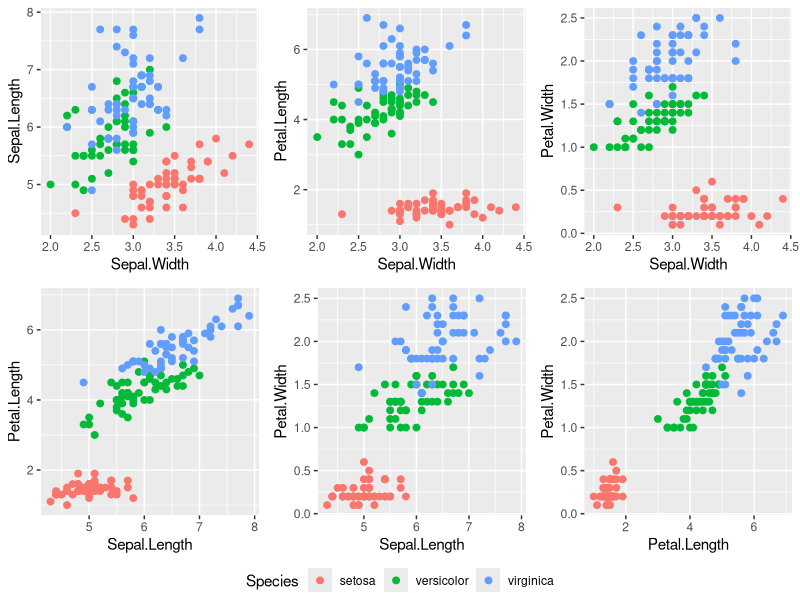
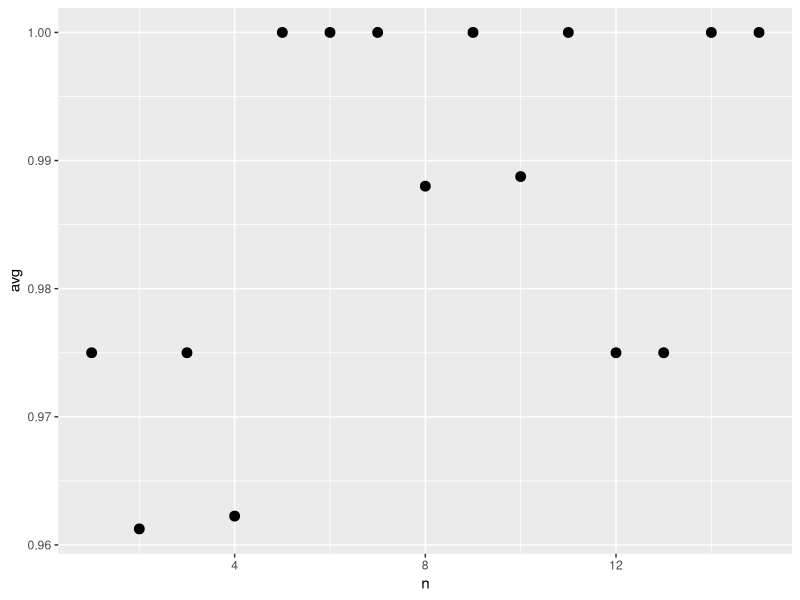

Write R code to recreate these figures, in order.
## ---- chunk 1

library(class)
library(caret)
library(plyr)
library(ggpubr)
library(ggplot2)
library(dplyr)


Iris.data <- iris

head(Iris.data)
str(Iris.data)

ggarrange(
  ggplot(Iris.data, aes(Sepal.Width, Sepal.Length, col = Species))+
    geom_point(size = 2)+
    theme(legend.position = "none"),
  ggplot(Iris.data, aes(Sepal.Width, Petal.Length, col = Species))+
    geom_point(size = 2)+
    theme(legend.position = "none"),
  ggplot(Iris.data, aes(Sepal.Width, Petal.Width, col = Species))+
    geom_point(size = 2)+
    theme(legend.position = "none"),
  ggplot(Iris.data, aes(Sepal.Length, Petal.Length, col = Species))+
    geom_point(size = 2)+
    theme(legend.position = "none"),
  ggplot(Iris.data, aes(Sepal.Length, Petal.Width, col = Species))+
    geom_point(size = 2)+
    theme(legend.position = "none"),
  ggplot(Iris.data, aes(Petal.Length, Petal.Width, col = Species))+
    geom_point(size = 2)+
    theme(legend.position = "none"),
  ncol = 3, 
  nrow = 2,
  common.legend=T,
  legend="bottom")

## ---- chunk 2

summary(Iris.data)

## ---- chunk 3

set.seed(1234)

ind <- sample(2, nrow(Iris.data), replace=T, prob=c(0.67,0.33))

Iris.training <- Iris.data[ind==1,1:4]

Iris.test <- Iris.data[ind==2,1:4]

Iris.trainingLab <- Iris.data[ind==1,5]

Iris.testLab <- Iris.data[ind==2,5]

summary(Iris.trainingLab)
summary(Iris.testLab)

## ---- chunk 4

Iris.knn.3 <- knn(train=Iris.training,test=Iris.test,cl=Iris.trainingLab,k=3)
Iris.knn.5 <- knn(train=Iris.training,test=Iris.test,cl=Iris.trainingLab,k=5)

Mod.eval.3 <- data.frame(Iris.testLab, Iris.knn.3) %>% rename("Obs Species" = "Iris.testLab","Pred Species" = "Iris.knn.3")

Mod.eval.5 <- data.frame(Iris.testLab, Iris.knn.5) %>% rename("Obs Species" = "Iris.testLab","Pred Species" = "Iris.knn.5")

Mod.eval.3
Mod.eval.5

## ---- chunk 5

confusionMatrix(table(Iris.knn.3, Iris.testLab))
confusionMatrix(table(Iris.knn.5, Iris.testLab))

## ---- chunk 6

accuracy <- vector()

run_by <- 100

for (i in rep(1:15,run_by)) {
  
  Iris.knn.acc.t <- knn(train=Iris.training,test=Iris.test,cl=Iris.trainingLab,k=i)
  
    accuracy <- append(accuracy,confusionMatrix(table(Iris.knn.acc.t,   Iris.testLab))$overall[1])

  }

Mod.eval <- data.frame(accuracy = accuracy)

st <- seq(1,run_by*15,by=15)
fi <- seq(15,run_by*15,by=15)

Mod.eval.test <- data.frame(n = 1:15)

for (i in 1:run_by) {
  
  Mod.eval.loop <- data.frame(Mod.eval[st[i]:fi[i],1])
  
  names(Mod.eval.loop)[1] <- paste("A",i)
  
  Mod.eval.test <- cbind(Mod.eval.test, Mod.eval.loop)

}

Mod.eval.test$avg <- (rowSums(Mod.eval.test)-Mod.eval.test[,1])/run_by

ggplot(Mod.eval.test, aes(n,avg))+geom_point(size = 3)

